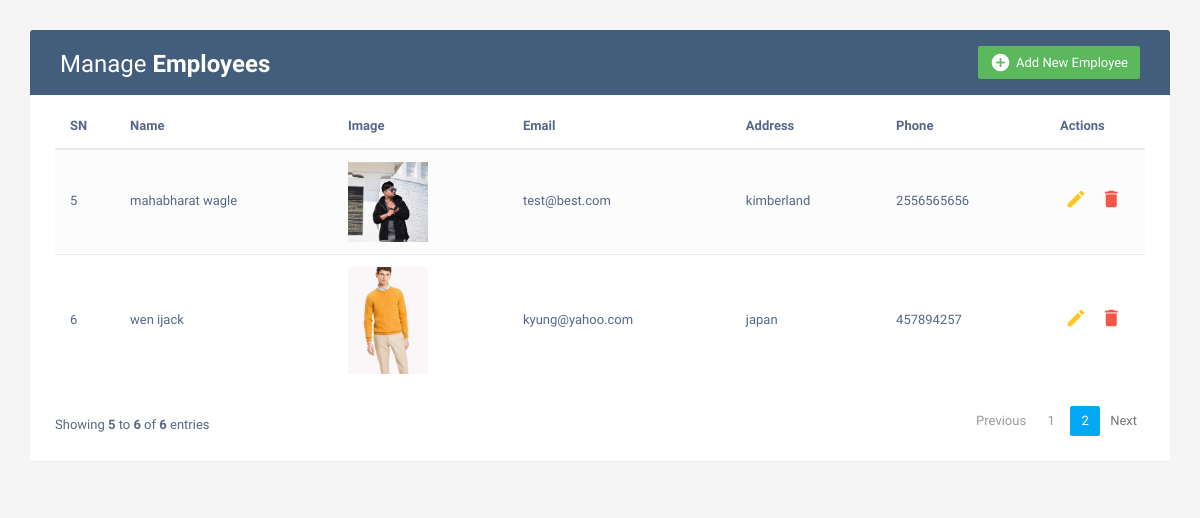
Screenshot of /?page=2 with the database file from the repository.
### crudApp/models.py (models this page shows, shortened)
class Employees(models.Model):
    name = models.CharField(max_length=100)
    image = models.ImageField(upload_to="employees_images/", null=True, blank=True)
    email = models.EmailField(max_length=100)
    address = models.TextField()
    phone = models.IntegerField()

### crudApp/views.py (the view)
# urls.py: path('',views.Index, name='home'),
def Index(request):
    employee_list = Employees.objects.all().order_by('id')  # You can change ordering
    paginator = Paginator(employee_list, 4)  # Show 5 employees per page
    page_number = request.GET.get('page')
    page_obj = paginator.get_page(page_number)
    return render(request, 'index.html', {'page_obj': page_obj})

### templates/index.html (shortened to what this page needs)
<!DOCTYPE html>
<html lang="en">
<head>
<link rel="stylesheet" href="https://maxcdn.bootstrapcdn.com/font-awesome/4.7.0/css/font-awesome.min.css">
<link rel="stylesheet" href="https://maxcdn.bootstrapcdn.com/bootstrap/3.3.7/css/bootstrap.min.css">
  <body>
    <div class="container">
        <div class="table-wrapper">
            <div class="table-title">
                <div class="row">
                    <div class="col-sm-6">
						<h2>Manage <b>Employees</b></h2>
					</div>
					<div class="col-sm-6">
						<a href="#addEmployeeModal" class="btn btn-success" data-toggle="modal"><i class="material-icons">&#xE147;</i> <span>Add New Employee</span></a>
					</div>
                </div>
            </div>
            <table class="table table-striped table-hover">
                <thead>
                    <tr>
						<th>SN</th>
						<th>Name</th>
                        <th>Image</th>
                        <th>Email</th>
						<th>Address</th>
                        <th>Phone</th>
                        <th>Actions</th>
                    </tr>
                </thead>
                <tbody>
                    {% for i in page_obj  %}
                    <tr>
						<td>{{ forloop.counter0|add:page_obj.start_index }}</td>
                        <td>{{i.name}}</td>
                        {% if i.image %}
                        <td><img src="{{i.image.url}}" alt="image" class="img-responsive emp-img" height="80" width="80"></td>
                        {% else %}
                        <td><p>no image</p></td>
                        {% endif %}
                        <td>{{i.email}}</td>
						<td>{{i.address}}</td>
                        <td>{{i.phone}}</td>
                        <td>
                            <a href="#editEmployeeModal-{{forloop.counter}}" class="edit" data-toggle="modal"><i class="material-icons" data-toggle="tooltip" title="Edit">&#xE254;</i></a>
                            <a href="#deleteEmployeeModal-{{forloop.counter}}" class="delete" data-toggle="modal"><i class="material-icons" data-toggle="tooltip" title="Delete">&#xE872;</i></a>
                        </td>
                    </tr>
                    {% endfor %}
                </tbody>
            </table>
			<div class="clearfix">
                <div class="hint-text">
                    Showing <b>{{ page_obj.start_index }}</b> to <b>{{ page_obj.end_index }}</b> of <b>{{ page_obj.paginator.count }}</b> entries
                </div>
                <ul class="pagination">
                    {% if page_obj.has_previous %}
                        <li class="page-item">
                            <a href="?page={{ page_obj.previous_page_number }}" class="page-link">Previous</a>
                        </li>
                    {% else %}
                        <li class="page-item disabled"><a href="#" class="page-link">Previous</a></li>
                    {% endif %}
                    {% for num in page_obj.paginator.page_range %}
                        {% if page_obj.number == num %}
                            <li class="page-item active"><a href="?page={{ num }}" class="page-link">{{ num }}</a></li>
                        {% else %}
                            <li class="page-item"><a href="?page={{ num }}" class="page-link">{{ num }}</a></li>
                        {% endif %}
                    {% endfor %}
                    {% if page_obj.has_next %}
                        <li class="page-item">
                            <a href="?page={{ page_obj.next_page_number }}" class="page-link">Next</a>
                        </li>
                    {% else %}
                        <li class="page-item disabled"><a href="#" class="page-link">Next</a></li>
                    {% endif %}
                </ul>
            </div>
        </div>
    </div>
  </body>
</html>

### templates/index.html (style rules this page uses)
body { color: #566787; background: #f5f5f5; font-family: 'Varela Round', sans-serif; font-size: 13px; }
.table-wrapper { background: #fff; padding: 20px 25px; margin: 30px 0; border-radius: 3px; box-shadow: 0 1px 1px rgba(0,0,0,.05); }
.table-title { padding-bottom: 15px; background: #435d7d; color: #fff; padding: 16px 30px; margin: -20px -25px 10px; border-radius: 3px 3px 0 0; }
.table-title h2 { margin: 5px 0 0; font-size: 24px; }
.table-title .btn { color: #fff; float: right; font-size: 13px; border: none; min-width: 50px; border-radius: 2px; border: none; outline: none !important; margin-left: 10px; }
.table-title .btn i { float: left; font-size: 21px; margin-right: 5px; }
.table-title .btn span { float: left; margin-top: 2px; }
table.table tr th, table.table tr td { border-color: #e9e9e9; padding: 12px 15px; vertical-align: middle; }
table.table tr th:first-child { width: 60px; }
table.table tr th:last-child { width: 100px; }
table.table-striped tbody tr:nth-of-type(odd) { background-color: #fcfcfc; }
table.table td:last-child i { opacity: 0.9; font-size: 22px; margin: 0 5px; }
table.table td a { font-weight: bold; color: #566787; display: inline-block; text-decoration: none; outline: none !important; }
table.table td a.edit { color: #FFC107; }
table.table td a.delete { color: #F44336; }
table.table td i { font-size: 19px; }
.pagination { float: right; margin: 0 0 5px; }
.pagination li a { border: none; font-size: 13px; min-width: 30px; min-height: 30px; color: #999; margin: 0 2px; line-height: 30px; border-radius: 2px !important; text-align: center; padding: 0 6px; }
.pagination li.active a, .pagination li.active a.page-link { background: #03A9F4; }
.hint-text { float: left; margin-top: 10px; font-size: 13px; }

### rows the page displays
Employees: name "mahabharat wagle", image (picture), email "test@best.com", address "kimberland", phone "2556565656"
Employees: name "wen ijack", image (picture), email "kyung@yahoo.com", address "japan", phone "457894257"

### other values shown
{{ page_obj.start_index }} "5"
{{ page_obj.end_index }} "6"
{{ page_obj.paginator.count }} "6"
{{ num }} "1"
{{ num }} "2"
